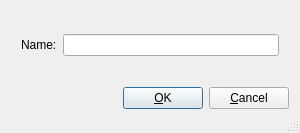
<?xml version="1.0" encoding="UTF-8"?>
<ui version="4.0" stdsetdef="1">
  <author></author>
  <comment></comment>
  <exportmacro></exportmacro>
  <class>AddGroup</class>
  <widget class="QDialog" name="AddGroup">
    <property name="geometry">
      <rect>
        <x>0</x>
        <y>0</y>
        <width>300</width>
        <height>133</height>
      </rect>
    </property>
    <property name="windowTitle">
      <string>Add new Group</string>
    </property>
    <property name="sizeGripEnabled">
      <bool>true</bool>
    </property>
    <property name="modal">
      <bool>true</bool>
    </property>
    <widget class="QWidget" name="Layout1">
      <property name="geometry">
        <rect>
          <x>10</x>
          <y>80</y>
          <width>279</width>
          <height>36</height>
        </rect>
      </property>
      <layout class="QHBoxLayout">
        <property name="margin">
          <number>0</number>
        </property>
        <property name="spacing">
          <number>6</number>
        </property>
        <item>
          <spacer name="Horizontal Spacing2">
            <property name="sizeHint">
              <size>
                <width>20</width>
                <height>20</height>
              </size>
            </property>
            <property name="sizeType">
              <enum>QSizePolicy::Expanding</enum>
            </property>
            <property name="orientation">
              <enum>Qt::Horizontal</enum>
            </property>
          </spacer>
        </item>
        <item>
          <widget class="QPushButton" name="buttonOk">
            <property name="text">
              <string>&amp;OK</string>
            </property>
            <property name="shortcut">
              <string/>
            </property>
            <property name="autoDefault">
              <bool>true</bool>
            </property>
            <property name="default">
              <bool>true</bool>
            </property>
          </widget>
        </item>
        <item>
          <widget class="QPushButton" name="buttonCancel">
            <property name="text">
              <string>&amp;Cancel</string>
            </property>
            <property name="shortcut">
              <string/>
            </property>
            <property name="autoDefault">
              <bool>true</bool>
            </property>
          </widget>
        </item>
      </layout>
    </widget>
    <widget class="QWidget" name="layout6">
      <property name="geometry">
        <rect>
          <x>10</x>
          <y>20</y>
          <width>280</width>
          <height>50</height>
        </rect>
      </property>
      <layout class="QHBoxLayout">
        <item>
          <widget class="QLabel" name="textLabel1_2">
            <property name="text">
              <string>Name:</string>
            </property>
            <property name="wordWrap">
              <bool>false</bool>
            </property>
          </widget>
        </item>
        <item>
          <widget class="QLineEdit" name="groupname"/>
        </item>
      </layout>
    </widget>
  </widget>
  <layoutdefault spacing="6" margin="11"/>
  <pixmapfunction>qPixmapFromMimeSource</pixmapfunction>
  <tabstops>
    <tabstop>groupname</tabstop>
    <tabstop>buttonOk</tabstop>
    <tabstop>buttonCancel</tabstop>
  </tabstops>
  <connections>
    <connection>
      <sender>buttonOk</sender>
      <signal>clicked()</signal>
      <receiver>AddGroup</receiver>
      <slot>accept()</slot>
    </connection>
    <connection>
      <sender>buttonCancel</sender>
      <signal>clicked()</signal>
      <receiver>AddGroup</receiver>
      <slot>reject()</slot>
    </connection>
  </connections>
</ui>
